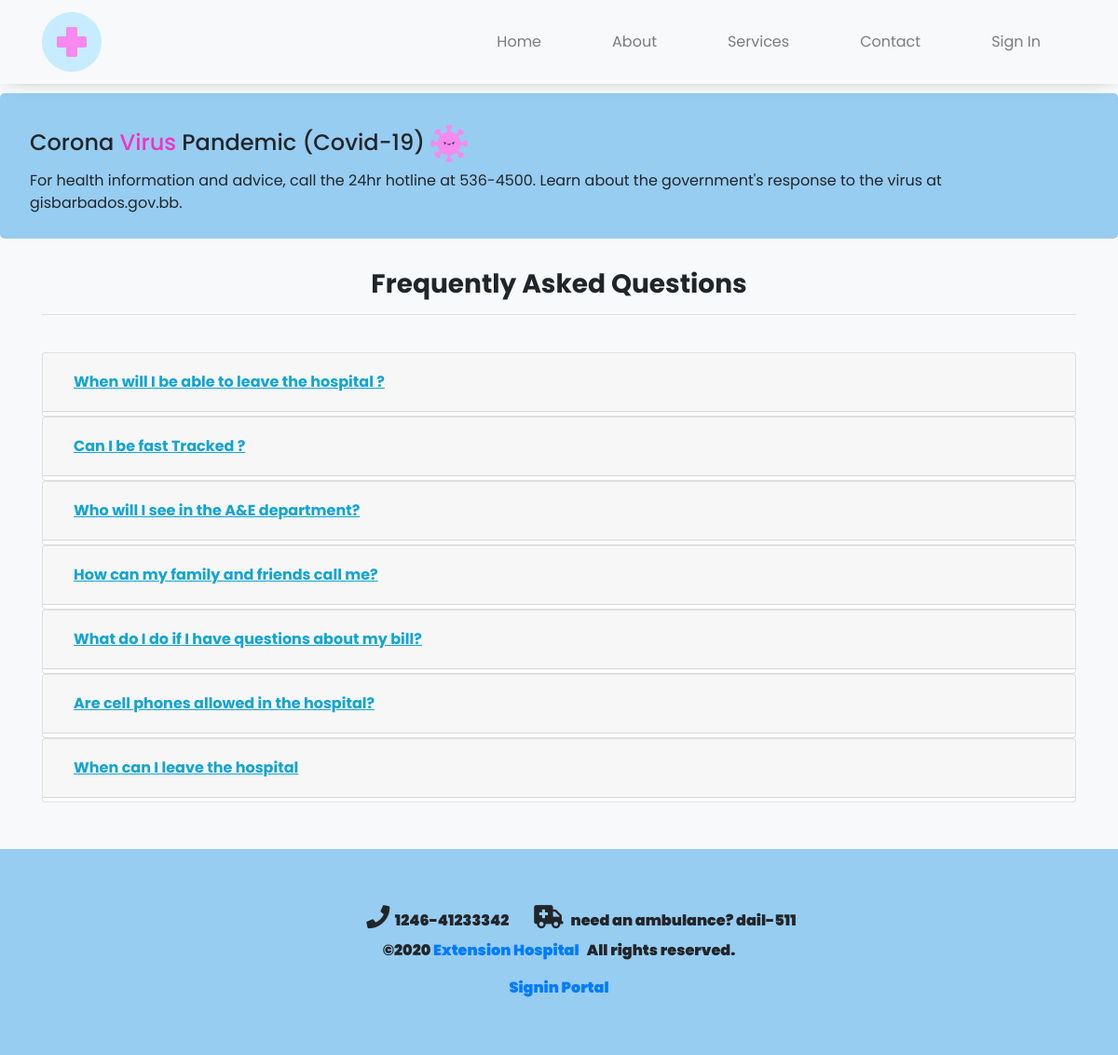
Screenshot of /Hospital/faqs.php with the database file from the repository.
### tables this page shows
CREATE TABLE `faqs` (
  `id` int(11) NOT NULL,
  `question` varchar(255) NOT NULL,
  `answer` text NOT NULL
);

### Hospital/includes/getfaqs.php (called while the page is built, shortened)
  <?php
class getFaqs {
      function getFaqs( )
      {
        $conn = new databaseClass(DB_HOST,DB_UNAME,DB_PASS,DB_DBNAME);
        $stmt = "SELECT * FROM faqs;";
        $result =  mysqli_query($conn->getDB(),$stmt);
        $resultcheck = mysqli_num_rows($result);
        if($resultcheck > 0)
      {
        while($row = mysqli_fetch_assoc($result))
        {
          $faqs[] = $row;
      }
        return $faqs;
      }
      }
}

### Hospital/includes/databaseClass.php (called while the page is built, shortened)
<?php
class databaseClass
{
  private $_mysqli;
  public function __construct(string $db_host,string $users,string $password,string $db_name)
  {
    $this->_mysqli = new mysqli($db_host,$users,$password,$db_name);
  }
  public function getDB()
  {
    return $this->_mysqli;
  }
}

### Hospital/includes/autoloader.php (called while the page is built, shortened)
<?php
function myAutoLoader($className)
{
	$searchFiles = array(
       	    INCLUDES_DIR.$className.'.php',
			    );
    foreach ($searchFiles as $file) {
    	if (file_exists($file)) {
			return;
    	}
    }
}

### Hospital/faqs.php (the view, shortened to what this page needs)
<?php
$getfaqs = new getfaqs();
$faqs = $getfaqs->getFaqs();
?>
<?php include_once('header.php'); ?>
<div class="container">
    <h3 class="text-center"><strong>Frequently Asked Questions<strong></h3>
    <hr><br>
    <?php if (!empty($faqs)) :  ?>
    <div id="accordion">
        <?php foreach ($faqs as $faq) :  ?>
        <div class="card w-100">
            <div class="card-header mb-1" id="headingOne">
                <h5 class="mb-0">
                    <button class="btn collasped" data-toggle="collapse" data-target="#collapse<?php echo $faq['id'] ?>"
                        aria-expanded="true" aria-controls="collapseOne">
                        <strong><span
                                style="color:#12A4D3;font-size:16px;text-decoration:underline;"><?php echo $faq['question'] ?></span></strong>
                    </button>
                </h5>
            </div>
        </div>
        <?php endforeach; ?>
    </div>
    <?php endif ?>
</div>
<?php include_once('footer.php'); ?>

### Hospital/css/style.css (style rules this page uses)
body { font-family: "Poppins", sans-serif; }
.card { display: inline-block; }

### rows the page displays
faqs: question "When will I be able to leave the hospital ?"
faqs: question "Can I be fast Tracked ?"
faqs: question "Who will I see in the A&E department?"
faqs: question "How can my family and friends call me?"
faqs: question "What do I do if I have questions about my bill?"
faqs: question "Are cell phones allowed in the hospital?"
faqs: question "When can I leave the hospital"
